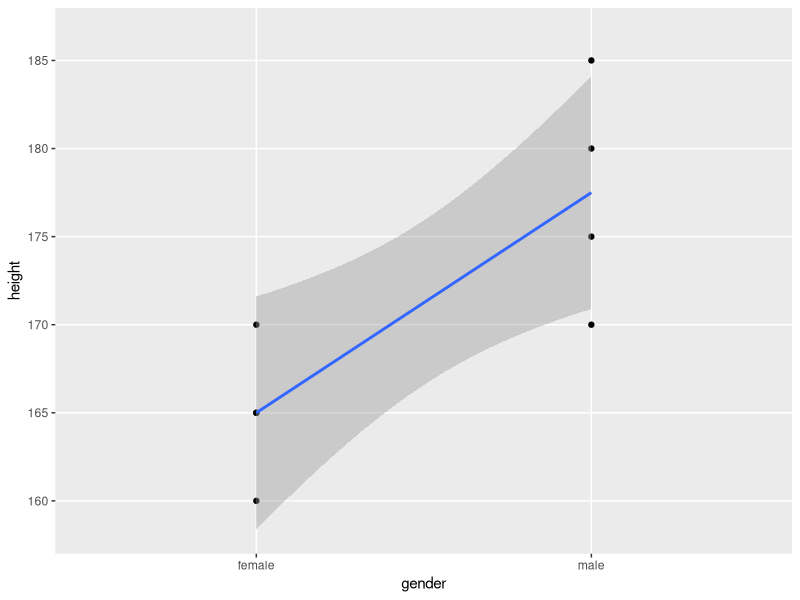
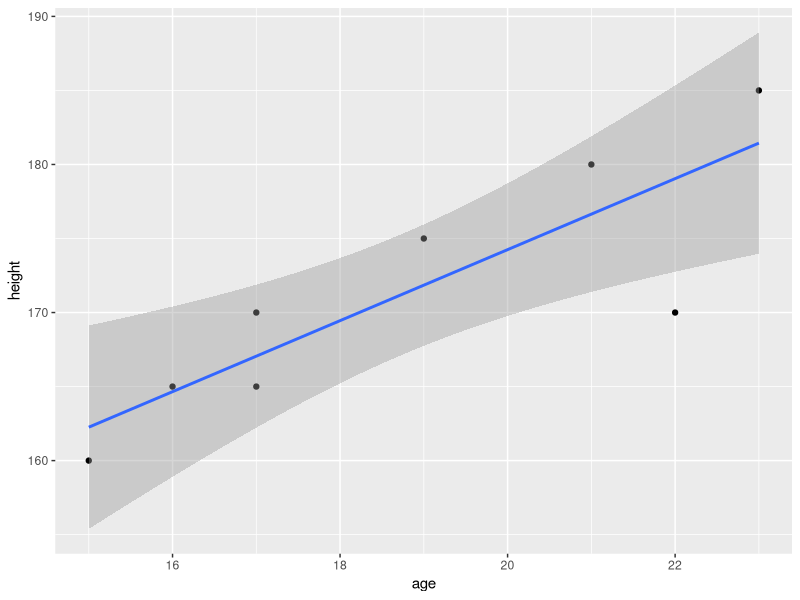
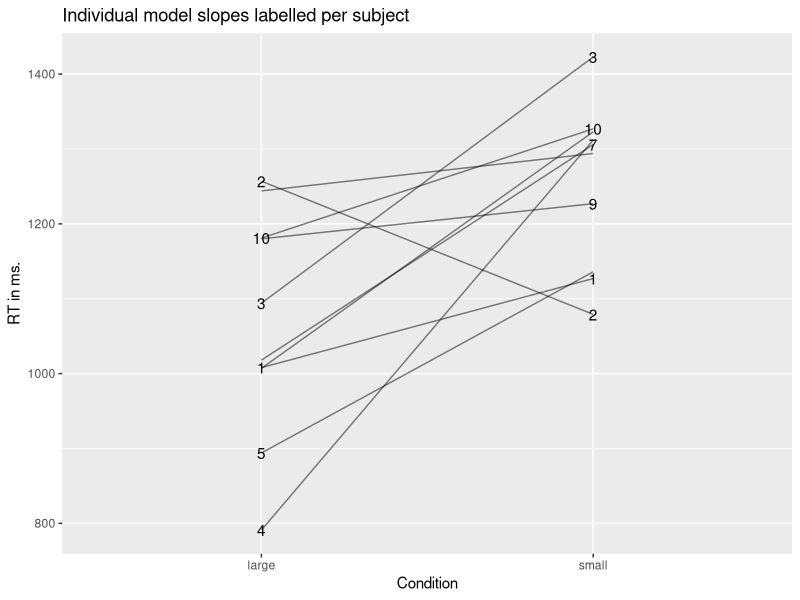
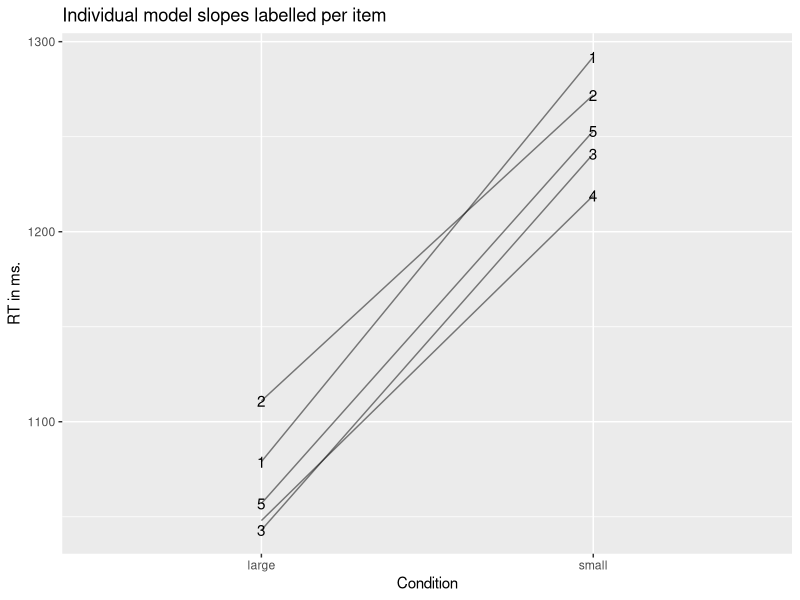
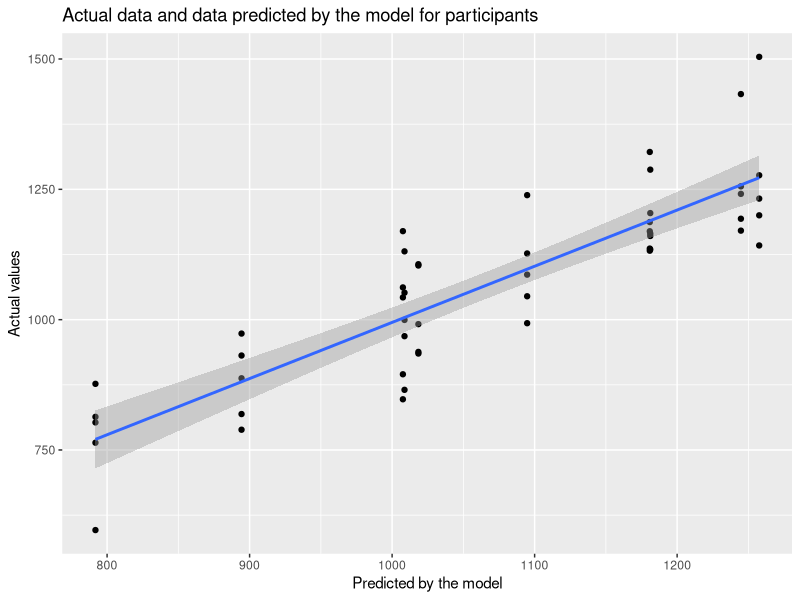
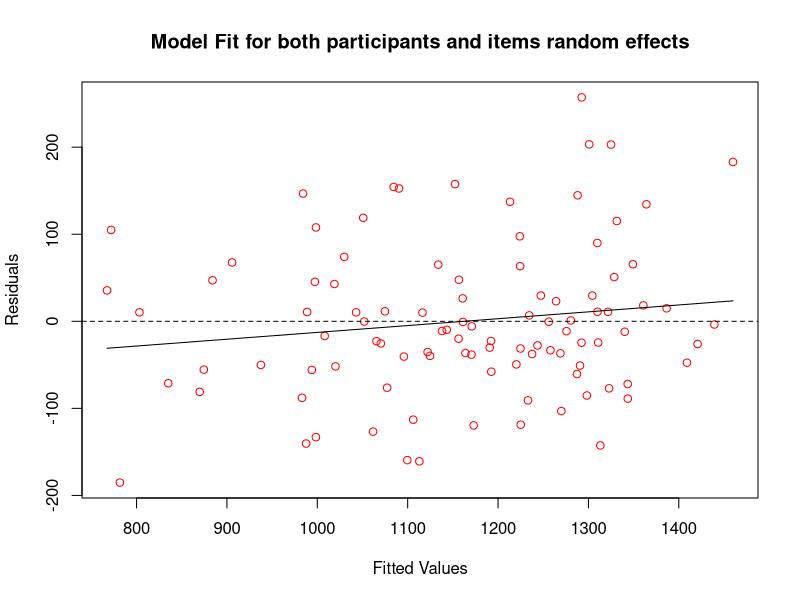
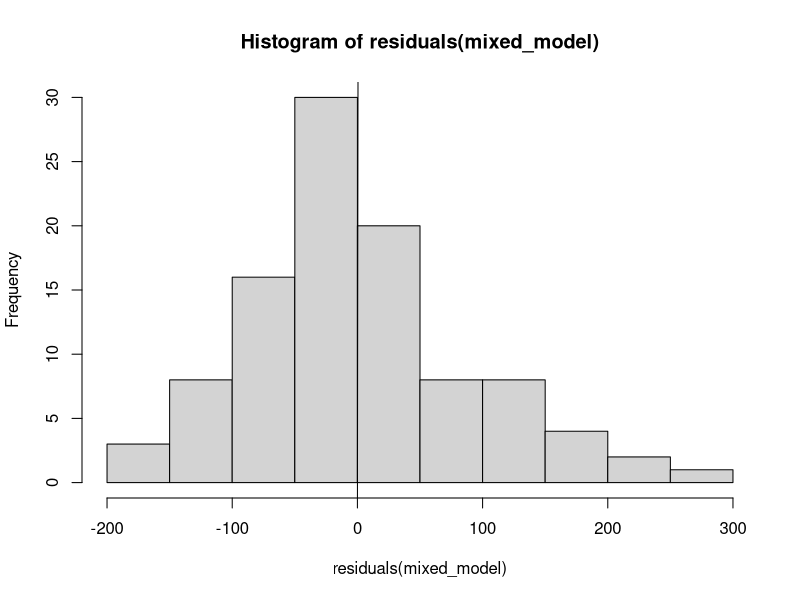
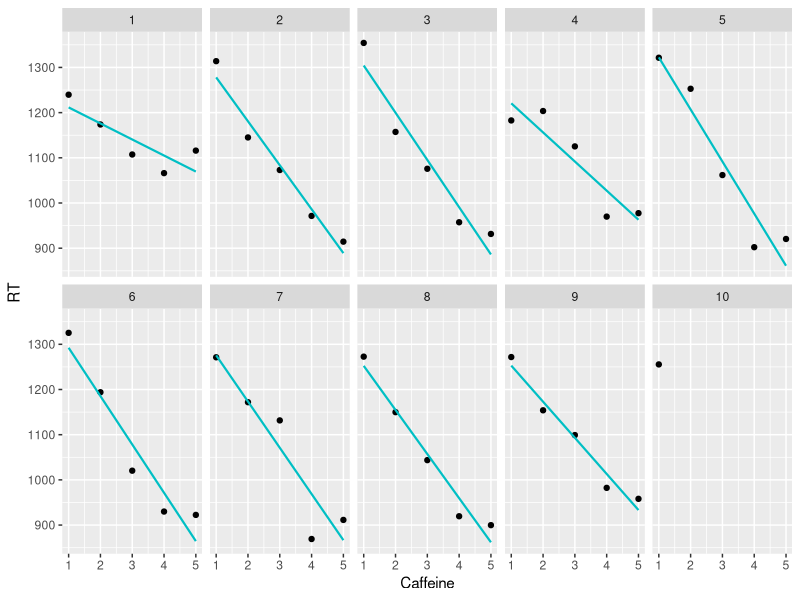

These charts were generated, in order, by the following R code: (Note: this script raises an error after producing the figures.)
library(lme4) # needed for linear mixed models
library(lmerTest) # gives us p-values for parameters in linear mixed models 
library(emmeans) # allows us to run pairwise comparisons/contrsasts
library(tidyverse) # load the tidyverse packages
library(ordinal) # needed for CLMM - cumulative link mixed models for ordinal data

# Linear model
subject <- seq(1:8)
gender <- c(rep("male",4), rep("female",4))
height <- c(170, 180, 175, 185, 160, 170, 165, 165)

genderheightdata <- as.tibble(cbind(subject, gender, height))

genderheightdata$gender <- as.factor(genderheightdata$gender)

genderheightdata

ourmodel <- lm(height ~ gender, data = genderheightdata)
summary(ourmodel)

ggplot(genderheightdata, aes(x = gender, y = height, group = 1)) + 
  geom_point() +
  geom_smooth(method = "lm")

age <- c(22, 21, 19, 23, 15, 17, 16, 17)

ageheightdata <- as.tibble(cbind(subject, age, height))

ageheightdata

ourmodel <- lm(height ~ age, data = ageheightdata)
summary(ourmodel)

ggplot(ageheightdata, aes(x = age, y = height)) + 
  geom_point() +
  geom_smooth(method = "lm")

# Start of random slopes and intercepts simulation ####
subject <- rep(1:10, each = 10)
condition <- rep(c("large", "small"), 50)
item <- rep(rep(1:5), 20)

data <- arrange(as.tibble(cbind(subject, condition, item)), -desc(condition))
data <- arrange(data, desc(item))

set.seed(1234)
rt <- c(rnorm(10, 800, 100), rnorm(10, 1000, 100),
        rnorm(10, 800, 100), rnorm(10, 1000, 100),
        rnorm(10, 800, 100), rnorm(10, 1000, 100),
        rnorm(10, 800, 100), rnorm(10, 1000, 100),
        rnorm(10, 800, 100), rnorm(10, 1000, 100))

fulldata <- arrange(cbind(data, rt), -desc(subject))

set.seed(1)
baseline <- c(rep(runif(1, 0, 500), 5),
              rep(runif(1, 0, 500), 5),
              rep(runif(1, 0, 500), 5),
              rep(runif(1, 0, 500), 5),
              rep(runif(1, 0, 500), 5),
              rep(runif(1, 0, 500), 5),
              rep(runif(1, 0, 500), 5),
              rep(runif(1, 0, 500), 5),
              rep(runif(1, 0, 500), 5),
              rep(runif(1, 0, 500), 5),
              rep(runif(1, 0, 500), 5),
              rep(runif(1, 0, 500), 5),
              rep(runif(1, 0, 500), 5),
              rep(runif(1, 0, 500), 5),
              rep(runif(1, 0, 500), 5),
              rep(runif(1, 0, 500), 5),
              rep(runif(1, 0, 500), 5),
              rep(runif(1, 0, 500), 5),
              rep(runif(1, 0, 500), 5),
              rep(runif(1, 0, 500), 5))

fulldata <- fulldata %>% arrange(subject, desc(condition))

fulldata$rt <- fulldata$rt + baseline 

mixed_model <- lmer(rt ~ condition + (1 | subject) + (1 | item), data = fulldata)
summary(mixed_model)

mixed_model_null <- lmer(rt ~ (1 | subject) + (1 | item), data = fulldata)
summary(mixed_model_null)

anova(mixed_model, mixed_model_null)

coef(mixed_model)

mixed_model <- lmer(rt ~ condition + (1 + condition | subject) + (1 + condition | item), data = fulldata)
summary(mixed_model)

mixed_model_null <- lmer(rt ~ (1 + condition | subject) + (1 + condition | item), data = fulldata)
summary(mixed_model_null)

anova(mixed_model, mixed_model_null)

coef(mixed_model)

# Plot intercepts and slopes ####
# First by subjects ####
intercepts <- coef(mixed_model)$subject[1]
slopes <- coef(mixed_model)$subject[2]

large <- unlist(intercepts, recursive = TRUE, use.names = F)
small <- unlist(intercepts, recursive = TRUE, use.names = F) + 
  unlist(slopes, recursive = TRUE, use.names = F)
rt <- c(large, small)
condition <- c(rep("large", 10), rep("small", 10))

subject <- c(1, 10, 2, 3, 4, 5, 6, 7, 8, 9, 1, 10, 2, 3, 4, 5, 6, 7, 8, 9)

data <- arrange(as.tibble(cbind(subject, condition, rt)), -desc(subject))

data$rt <- as.integer(data$rt)
data$condition <- as.factor(data$condition)
data$subject <- as.factor(data$subject)

data %>% group_by(condition) %>% summarise(mean(as.integer(rt)))

ggplot(data, aes (x = condition, y = rt, group = subject, label = subject)) + 
  geom_line(alpha = .5) +
  geom_text(check_overlap = T) +
  labs(x = "Condition", y = "RT in ms.", title = "Individual model slopes labelled per subject")

# Now by items ####
intercepts <- coef(mixed_model)$item[1]
slopes <- coef(mixed_model)$item[2]

large <- unlist(intercepts, recursive = TRUE, use.names = F)
small <- unlist(intercepts, recursive = TRUE, use.names = F) + 
  unlist(slopes, recursive = TRUE, use.names = F)
rt <- c(large, small)
condition <- c(rep("large", 5), rep("small", 5))

item <- c(1:5, 1:5)

data <- arrange(as.tibble(cbind(item, condition, rt)), -desc(item))

data$rt <- as.integer(data$rt)
data$condition <- as.factor(data$condition)
data$item <- as.factor(data$item)

data %>% group_by(condition) %>% summarise(mean(as.integer(rt)))

ggplot(data, aes (x = condition, y = rt, group = item, label = item)) + 
  geom_line(alpha = .5) +
  geom_text(check_overlap = T) +
  labs(x = "Condition", y = "RT in ms.", title = "Individual model slopes labelled per item")

# Comparing model subject intercept and slopes to the actual data
intercepts <- coef(mixed_model)$subject[1]
slopes <- coef(mixed_model)$subject[2]
model_estimates <- as.tibble(cbind(intercepts, slopes))
model_estimates$subject <- c(1, 10, 2, 3, 4, 5, 6, 7, 8, 9)
colnames(model_estimates) <- c("estimated_large", "estimated_small", "subject")

model_estimates <- transmute(model_estimates, subject = as.character(subject), 
                             estimated_large, estimated_small = estimated_large + 
                               estimated_small)

# reshaping the actual data 
agg_data <- spread(fulldata, key = "condition", value = "rt")

# bring together the model estimates with the actual data
together <- full_join(model_estimates, agg_data, by = "subject")

# plot the actual data against the data predicted by the model
together %>% 
  ggplot(aes(x = estimated_large, y = large)) + 
  geom_point() +
  geom_smooth(method = "lm") +
  labs(x = "Predicted by the model", y = "Actual values", 
       title = "Actual data and data predicted by the model for participants")

# Checking fit of residuals against fitted values
plot(fitted(mixed_model), residuals(mixed_model), 
     xlab = "Fitted Values", ylab = "Residuals", 
     main = "Model Fit for both participants and items random effects",
     col = "red")
abline(h = 0, lty = 2)
lines(smooth.spline(fitted(mixed_model), residuals(mixed_model)))

# Checking out the residuals
hist(residuals(mixed_model))
qqline(residuals(mixed_model))

# Illustration of partial pooling ####
# Inspired bt Tristan Mahr’s worked example: 
# https://www.tjmahr.com/plotting-partial-pooling-in-mixed-effects-models/

subject <- rep(1:10, each = 5)
caffeine <- rep(rep(1:5), 10)

data <- arrange(as.tibble(cbind(subject, caffeine)), caffeine)

set.seed(1234)
rt <- c(rnorm(10, 1300, 50),
        rnorm(10, 1200, 55),
        rnorm(10, 1100, 55),
        rnorm(10, 1000, 60),
        rnorm(10, 1000, 80))

data_all <- arrange(cbind(data, rt), subject)

data_all[subject == 10 & caffeine != 1,]$rt <- NA

ggplot(data_all, aes (x = caffeine, y = rt)) + 
  geom_point() +
  geom_smooth(data = data_all, method = "lm", se = FALSE, colour = "#00BFC4", size = .75, linetype = 1) +
  facet_wrap(subject, nrow = 2) +
  labs(x = "Caffeine", y = "RT") + 
  theme(legend.position = "top")

no_pooling <- as.tibble(lmList(rt ~ caffeine | subject, data_all) %>% 
                          coef() %>% 
                          # Subject IDs are stored as row-names. Make them an explicit column
                          rownames_to_column("subject") %>% 
                          rename(Intercept = `(Intercept)`, Slope = caffeine) %>% 
                          add_column(Model = "No pooling"))

no_pooling$subject <- as.integer(no_pooling$subject)

model_pooled <- lm(rt ~ caffeine, data_all) 

# Repeat the intercept and slope terms for each participant
pooled <- data_frame(
  Model = "Complete pooling",
  subject = as.integer(unique(data_all$subject)),
  Intercept = coef(model_pooled)[1], 
  Slope = coef(model_pooled)[2])

# Join the raw data so we can use plot the points and the lines.
models <- bind_rows(pooled, no_pooling) %>% 
  left_join(data_all, by = "subject")

models$subject <- as.factor(models$subject)

p_model_comparison <- ggplot(models) + 
  aes(x = caffeine, y = rt) + 
  geom_abline(aes(intercept = Intercept, slope = Slope, color = Model),
              size = .75) + 
  geom_point() +
  facet_wrap(~ subject, nrow = 2) +
  labs(x = "Caffeine", y = "RT") + 
  theme(legend.position = "top")

p_model_comparison

m <- lmer(rt ~ 1 + caffeine + (1 + caffeine | subject), data_all)

partial_pooling <- coef(m)[["subject"]] %>% 
  as_tibble() %>% 
  rownames_to_column("subject") %>% 
  rename(Intercept = `(Intercept)`, Slope = caffeine) %>% 
  add_column(Model = "Partial pooling")

partial_pooling$subject <- as.integer(partial_pooling$subject)

df_models <- bind_rows(pooled, no_pooling, partial_pooling) %>% 
  left_join(data_all, by = "subject")

# Replace the data-set of the last plot
p_model_comparison %+% df_models

# Linear mixed model (LMM) for 1-factor (repeated measures) with three levels ####
DV <- read_csv("DV_1factor.csv", 
                       col_types = cols(Condition = col_factor(levels = c("Neutral", 
                                                                          "Positive", "Negative"))))
DV$Condition <- relevel(DV$Condition, ref = 3)

ggplot(DV, aes(x = Condition, y = Gaze, colour = Condition)) + 
  geom_boxplot() + 
  guides(colour = FALSE)

ggplot(DV, aes(x = Condition, y = Gaze, colour = Condition)) + 
  geom_violin() + 
  geom_jitter(width = .1, alpha = .5) + 
  stat_summary(fun.data = "mean_cl_boot", colour = "black") + 
  guides(colour = FALSE)

model.null <- lmer(Gaze ~ (1 + Condition | Subject) + (1 + Condition|Item), 
                   data = DV, REML = TRUE)

model.full <- lmer(Gaze ~ Condition + (1 + Condition | Subject) + (1 + Condition | Item), 
                   data = DV, REML = TRUE)

anova(model.null, model.full)
summary(model.full)

# GLMM for binomial data - 1-factor with(repeated measures) with 3 levels 
RO <- read_csv("RO.csv", col_types = cols(Condition = col_factor(levels = c("Neutral", 
                                                                            "Positive", "Negative"))))

data_agg <- RO %>% 
  group_by(Condition) %>% 
  summarise(mean=mean(DV), sd=sd(DV))

ggplot(data_agg, aes(x = Condition, y = mean, fill = Condition)) + 
  geom_col() +
  guides(fill = FALSE)

model.full <- glmer(DV ~ Condition + (1 + Condition | Subject) +
                      (1 + Condition | Item), data = RO, family = binomial)

model.interceptonly <- glmer(DV ~ Condition + (1 | Subject) + (1 | Item), 
                             data = RO, family = binomial)

model.null <- glmer(DV ~ (1 | Subject) + (1 | Item), data = RO, family = binomial)

anova(model.interceptonly, model.null)

# LMM for 2x2 repeated measures factorial design ####
DV <- read_csv("DV.csv")

DV$Sentence <- as.factor(DV$Sentence)
DV$Context <- as.factor(DV$Context)

# Set up contrast coding
contrasts(DV$Sentence) <- matrix(c(.5, -.5))
contrasts(DV$Context) <- matrix(c(.5, -.5))

# Visualise
ggplot(DV, aes(x = Context:Sentence, y = RT, colour = Context:Sentence)) + 
  geom_violin() + 
  geom_jitter(width = .1, alpha = .1) + 
  stat_summary(fun.data = "mean_cl_boot", colour="black") + 
  guides(colour = FALSE)

data_agg <- DV %>% 
  group_by(Context, Sentence) %>% 
  summarise_at("RT", funs(mean, sd), na.rm=TRUE)

data_agg$SE <- data_agg$sd/sqrt(60)

# Not used
#ggplot(data_agg, aes(x=Context:Sentence, y=mean, fill=Context:Sentence)) + geom_col() + 
#  geom_errorbar(aes(ymin=mean-SE, ymax=mean+SE, width=.5)) + guides(fill=FALSE)

ggplot(data_agg, aes(x = Context, y = mean, group = Sentence, colour = Sentence)) + 
  geom_line() + 
  geom_point() + 
  ylim(1200,1800) + 
  labs(title = "Plot of RT by Condition with SE bars", y = "Mean RT (ms.)") +
  geom_errorbar(aes(ymin = mean - SE, ymax = mean + SE, width = .1)) + 

model.full <- lmer(RT ~ Context * Sentence + (1 + Context * Sentence | Subject) + 
                    (1 + Context * Sentence | Item), data = DV, REML = TRUE)

model.null <- lmer(RT ~ (1 + Context * Sentence | Subject) + 
                     (1 + Context * Sentence | Item), data = DV, REML = TRUE)

anova(model.full, model.null)
summary(model.full)

emmeans(model.full, pairwise ~ Context * Sentence, adjust="none")

# CLMM for ordinal data ####
Main <- read_csv("Main.csv")

Main$Subject <- as.factor(Main$Subject)
Main$Image <- as.factor(Main$Image)
Main$SportType <- as.factor(Main$SportType)
Main$VideoCondition <- as.factor(Main$VideoCondition)

# VideoCondition 2=congruent, 3=Incongruent, 4=neutral
Main$VideoCondition <- recode(Main$VideoCondition, 
                               "2"="Congruent", "3"="Incongruent", "4"="Neutral")

Main %>%
  ggplot(aes(x = VideoCondition, y = ratings, colour = VideoCondition)) +
  geom_violin() +
  geom_jitter(width = .1, alpha = .2) +
  stat_summary(fun.data = "mean_cl_boot", colour = "black") +
  guides(colour = FALSE) +
  labs( x = "Condition", y = "Rating", title = "Rating Scores by Condition")

# Set up model - first need to set our DV as an ordered factor
Main$ratings <- as.ordered(Main$ratings)
model.clm.null <- clmm(ratings ~ 1 + (1 + VideoCondition|Subject) + 
                         (1 + VideoCondition|SportType) + 
                         (1 + VideoCondition|Image), data = Main)

model.clm4 <- clmm(ratings ~ VideoCondition + (1 + VideoCondition|Subject) + 
                     (1 + VideoCondition|SportType) + 
                     (1 + VideoCondition|Image), data = Main)

anova(model.clm.null, model.clm4)

emmeans(model.clm4, pairwise ~ VideoCondition, adjust = "none")

# Build and examine normality of residuals with data untransformed
model.full <- lmer(RT ~ Context * Sentence + (1 + Context + Sentence | Subject) + 
                     (1 + Context + Sentence | Item), data = DV, REML = TRUE)

# checking residuals at the model level
qqnorm(residuals(model.full))
qqline(residuals(model.full))
summary(model.full)

# checking residuals at the random effects level
r_int <- lme4::ranef(model.full)$Subject$`(Intercept)`
qqnorm(r_int)
qqline(r_int)

r_slope <- lme4::ranef(model.full)$Subject$Context1
qqnorm(r_slope)
qqline(r_slope)

r_slope <- lme4::ranef(model.full)$Subject$Sentence1
qqnorm(r_slope)
qqline(r_slope)

# Build and examine normality of residuals with data log transformed 
model.full <- lmer(log(RT) ~ Context * Sentence + (1 + Context * Sentence | Subject) + 
                     (1 + Context * Sentence | Item), data = DV, REML = TRUE)

qqnorm(residuals(model.full))
summary(model.full)

# Build and examine normality of residuals with GLMM under the Gamma distribution - 
# simplified random effects structure needed to converge
model.full <- glmer(RT ~ Context * Sentence + (1 + Context | Subject) + 
                      (1 + Context | Item), data = DV, family = Gamma)

qqnorm(residuals(model.full))
summary(model.full)
